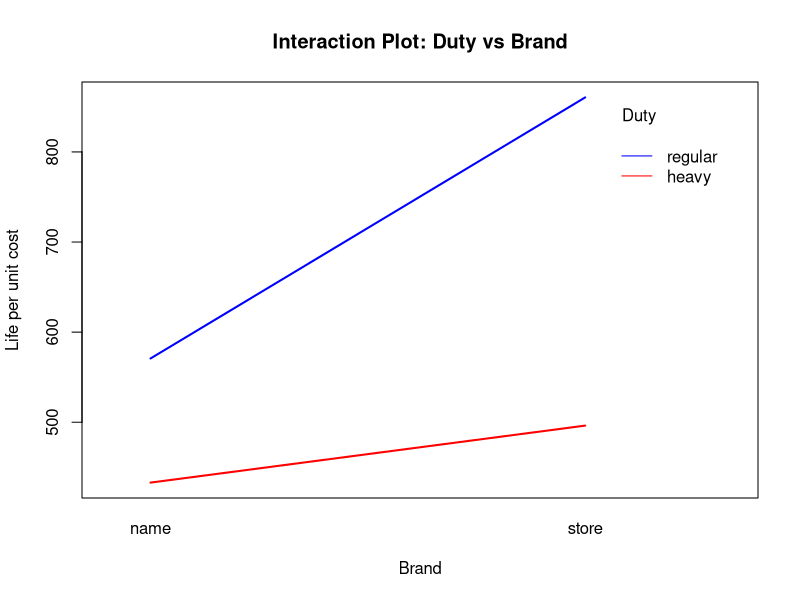
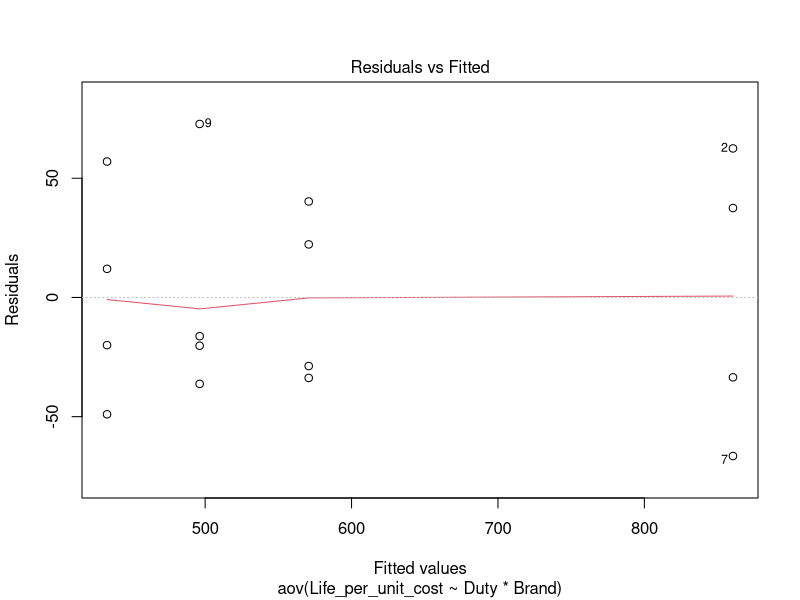
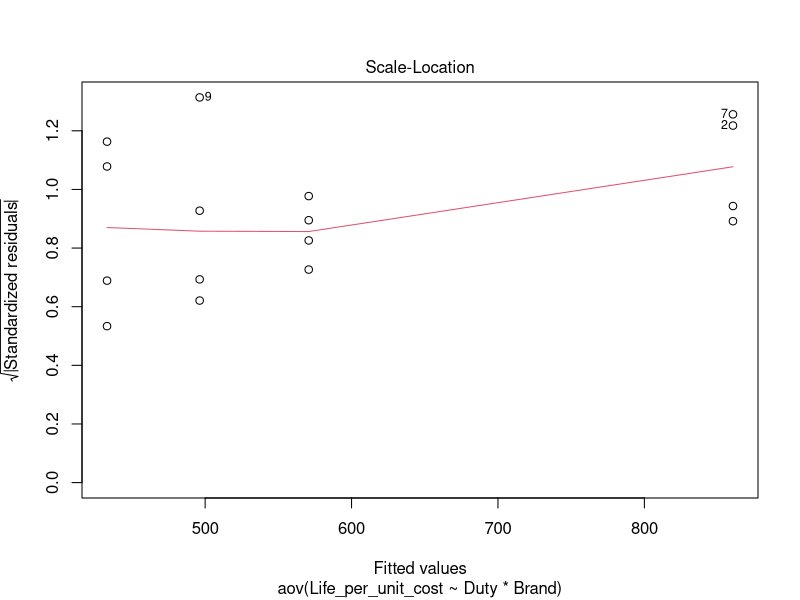

Write the R code that produced these figures, in order.
# Create a dataframe in R
df <- data.frame(
  Observations = 1:16,
  Duty = c("regular", "regular", "regular", "heavy", "regular", "regular", "regular", "heavy",
           "heavy", "regular", "regular", "heavy", "heavy", "heavy", "heavy", "heavy"),
  Brand = c("name", "store", "name", "store", "name", "name", "store", "name",
            "store", "store", "store", "name", "store", "name", "store", "name"),
  Life_per_unit_cost = c(611, 923, 537, 476, 542, 593, 794, 445, 
                         569, 827, 898, 490, 480, 384, 460, 413)
)

# Print dataframe
print(df)
attach(df)

# Interaction plot to check interaction effect
interaction.plot(x.factor = Brand, 
                 trace.factor = Duty, 
                 response = Life_per_unit_cost, 
                 fun = mean, 
                 col = c("red", "blue"), 
                 lty = 1, 
                 lwd = 2, 
                 xlab = "Brand", 
                 ylab = "Life per unit cost", 
                 main = "Interaction Plot: Duty vs Brand")




anova_model <- aov(Life_per_unit_cost ~ Duty*Brand , data = df)
summary(anova_model)

shapiro.test(resid(anova_model))

plot(anova_model,1)
plot(anova_model,3)

library(car)
library(lmtest)

bptest(anova_model)

bartlett.test(Life_per_unit_cost ~ Brand)
bartlett.test(Life_per_unit_cost ~ Duty)
